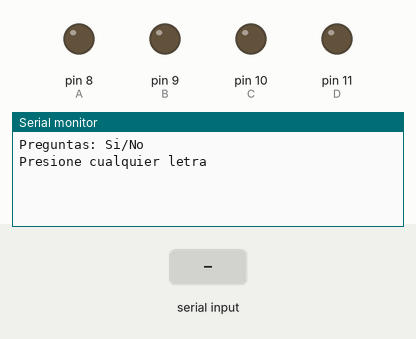
This sketch was run on a simulated Arduino Uno, built with avr-gcc and run on an emulated ATmega328P. On the bench: output pins drawn as LEDs (lit = HIGH), the last lines printed to the serial monitor. Inputs (shaded band) come from the test bench. Random numbers use the default seed unless the sketch sets one.

Above: at 1.2 s.
1.3 s: "1" received over Serial
At 2.7 s:
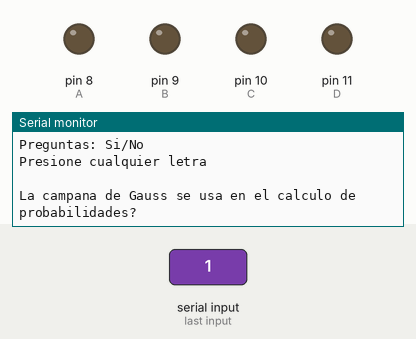
3.0 s: "0" received over Serial
At 4.1 s:
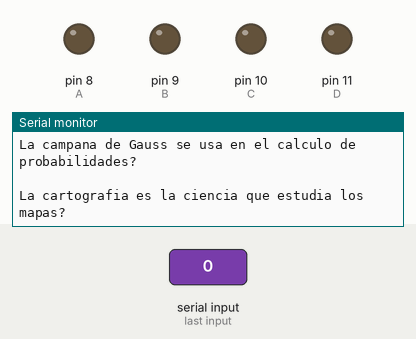

The sketch:

Juego_preguntas.ino
```cpp
/*
 * DEBER #3 COMUNICACION SERIAL
 * OBJETIVOS:
 *            Elegir una respuesta si/no
 *            Visualizar el puntaje de aciertos en un display *
*/

const int A=8; //decodificador
const int B=9; //decodificador
const int C=10; //decodificador
const int D=11; //decodificador

String answer;
int randomN;
int i=0;
int j;
int k;
int score=0;
int cont=0;
String resp;

void setup() {
  pinMode(A, OUTPUT);
  pinMode(B, OUTPUT);
  pinMode(C, OUTPUT);
  pinMode(D, OUTPUT);
  Serial.begin(9600);
  Serial.println("Preguntas: Si/No");
  Serial.println("Presione cualquier letra");
}

void loop() {
   if(Serial.available()>0){
    delay(200);
      if(cont<5){
        randomN=random(0,8);
        i=randomN;
        questions(i);
        delay(200);
        answer=Serial.readString();
        answer.toLowerCase();
        checkanswer(i, answer);
        cont++;
        }
        contador(score);
        cont=0;
     }

}

void questions (int i){
  switch(i){
    case 1:
      Serial.println(" ");
      Serial.println("La cartografia es la ciencia que estudia los mapas?");
      break;
    case 2:
      Serial.println(" ");
      Serial.println("La capital de Ecuador es Quito?");
      break;
    case 3:
      Serial.println(" ");
      Serial.println("El cobre fue el primer metal usado por el ser humano?");
      break;
    case 4:
      Serial.println(" ");
      Serial.println("La segunda guerra mundial comenzo en 1911?");
    case 5:
      Serial.println(" ");
      Serial.println("La bateria es un dispositivo de almacenamiento?");
      break;
    case 6:
      Serial.println(" ");
      Serial.println("Brasil gano el mundial del 2014?");
      break;
    case 7:
      Serial.println(" ");
      Serial.println("La campana de Gauss se usa en el calculo de probabilidades?" );
      break;
    case 8:
      Serial.println(" ");
      Serial.println("Los primeros amplificadores fueron hechos con transistores?");
      break;
    }
  }
  void checkanswer(int k , String resp) {
   switch (k) {
    case 1:
      resp="si";
      break;
    case 2:
      resp="si";
      break;
    case 3:
      resp="si";
      break;
    case 4:
      resp="no";
      break;
    case 5:
      resp="si";
      break;
    case 6:
      resp="no";
      break;
    case 7:
      resp="si";
      break;
    case 8:
      resp="no";
      break;
  }
  if (answer == resp) {
    score=score+1;
  }
  return score;
}

void contador (int j) {
  switch (j) {
    case 0:
      digitalWrite(A, LOW);
      digitalWrite(B, LOW);
      digitalWrite(C, LOW);
      digitalWrite(D, LOW);
      break;
    case 1:
      digitalWrite(A, HIGH);
      digitalWrite(B, LOW);
      digitalWrite(C, LOW);
      digitalWrite(D, LOW);
      break;
    case 2:
      digitalWrite(A, LOW);
      digitalWrite(B, HIGH);
      digitalWrite(C, LOW);
      digitalWrite(D, LOW);
      break;
    case 3:
      digitalWrite(A, HIGH);
      digitalWrite(B, HIGH);
      digitalWrite(C, LOW);
      digitalWrite(D, LOW);
      break;
    case 4:
      digitalWrite(A, LOW);
      digitalWrite(B, LOW);
      digitalWrite(C, HIGH);
      digitalWrite(D, LOW);
      break;
    case 5:
      digitalWrite(A, HIGH);
      digitalWrite(B, LOW);
      digitalWrite(C, HIGH);
      digitalWrite(D, LOW);
      break;
  }
}
```

Measured:
- after the input at 1.3 s, the serial monitor: prints a new line after 0.20 s (image 1)
- after the input at 3.0 s, the serial monitor: prints a new line after 0.20 s (image 2)
